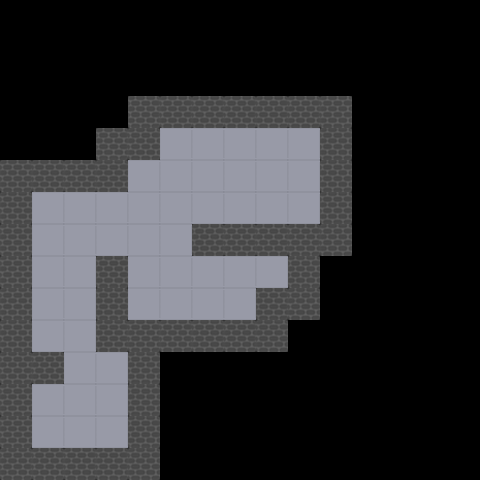

Rendered tile map (Tiled .tmx) drawn with the repository's tilesets; below, a short description and the map source with its tile grids summarised:
An orthogonal 15x15 tile map with 32x32 px tiles, 1 tile layer (块层 1) and 52 objects.

<map version="1.0" orientation="orthogonal" renderorder="right-down" width="15" height="15" tilewidth="32" tileheight="32" nextobjectid="174">
 <tileset firstgid="1" name="map" tilewidth="32" tileheight="32">
  <image source="map.png" width="64" height="32" />
 </tileset>
 <layer name="块层 1" width="15" height="15">
  <data>[225 cells, 97 non-empty, 2 distinct tile ids]</data>
 </layer>
 <objectgroup name="wall">
  <object id="13" x="96" y="128" width="32" height="32" />
  <object id="21" x="32" y="352" width="32" height="32" />
  <object id="46" x="0" y="160" width="32" height="32" />
  <object id="47" x="0" y="192" width="32" height="32" />
  <object id="48" x="0" y="224" width="32" height="32" />
  <object id="49" x="0" y="256" width="32" height="32" />
  <object id="50" x="0" y="288" width="32" height="32" />
  <object id="51" x="0" y="320" width="32" height="32" />
  <object id="52" x="0" y="352" width="32" height="32" />
  <object id="53" x="0" y="384" width="32" height="32" />
  <object id="54" x="0" y="416" width="32" height="32" />
  <object id="55" x="0" y="448" width="32" height="32" />
  <object id="56" x="32" y="448" width="32" height="32" />
  <object id="58" x="64" y="448" width="32" height="32" />
  <object id="59" x="96" y="448" width="32" height="32" />
  <object id="60" x="128" y="448" width="32" height="32" />
  <object id="86" x="32" y="160" width="32" height="32" />
  <object id="87" x="64" y="160" width="32" height="32" />
  <object id="88" x="96" y="160" width="32" height="32" />
  <object id="91" x="192" y="96" width="32" height="32" />
  <object id="98" x="288" y="96" width="32" height="32" />
  <object id="99" x="320" y="96" width="32" height="32" />
  <object id="100" x="320" y="128" width="32" height="32" />
  <object id="103" x="96" y="256" width="32" height="32" />
  <object id="104" x="96" y="288" width="32" height="32" />
  <object id="105" x="96" y="320" width="32" height="32" />
  <object id="106" x="128" y="320" width="32" height="32" />
  <object id="107" x="160" y="320" width="32" height="32" />
  <object id="108" x="192" y="320" width="32" height="32" />
  <object id="109" x="224" y="320" width="32" height="32" />
  <object id="139" x="192" y="224" width="32" height="32" />
  <object id="140" x="224" y="224" width="32" height="32" />
  <object id="141" x="256" y="224" width="32" height="32" />
  <object id="142" x="288" y="224" width="32" height="32" />
  <object id="143" x="320" y="224" width="32" height="32" />
  <object id="148" x="320" y="160" width="32" height="32" />
  <object id="149" x="320" y="192" width="32" height="32" />
  <object id="150" x="288" y="288" width="32" height="32" />
  <object id="151" x="288" y="256" width="32" height="32" />
  <object id="152" x="256" y="320" width="32" height="32" />
  <object id="153" x="256" y="288" width="32" height="32" />
  <object id="155" x="256" y="96" width="32" height="32" />
  <object id="156" x="224" y="96" width="32" height="32" />
  <object id="157" x="128" y="96" width="32" height="32" />
  <object id="158" x="160" y="96" width="32" height="32" />
  <object id="160" x="128" y="416" width="32" height="32" />
  <object id="161" x="128" y="384" width="32" height="32" />
  <object id="162" x="128" y="352" width="32" height="32" />
  <object id="163" x="128" y="128" width="32" height="32" />
 </objectgroup>
 <objectgroup name="des">
  <object id="173" x="32" y="416" width="32" height="32" />
 </objectgroup>
 <objectgroup name="box">
  <object id="172" x="192" y="192" width="32" height="32" />
 </objectgroup>
 <objectgroup name="person">
  <object id="170" x="224" y="192" width="32" height="32" />
 </objectgroup>
</map>